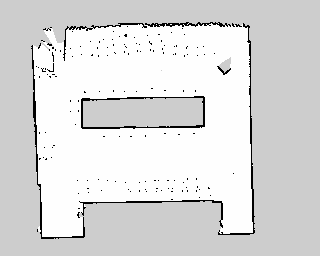
%> input picture exp_data/arrangement_I/map/map_I.pgm, 320 x 256 px; its folder holds only this picture in this run
$ octave SSM_online.m   (GNU Octave 9; MATLAB toolbox functions it lacks are replaced by stand-ins)
%> lines starting %> are read from the running program, lines starting %| are printed output that depends on the picture
clc
clear
close all

addpath("functions\")
addpath("mbss_locate\v2.0\localization_tools")
addpath("mbss_locate\v2.0\localization_tools\pair_angular_meths");

exp_folder = ".\exp_data\arrangement_I\"; % CHANGE THIS TO THE ADDRESS OF YOUR FOLDER
method = 'MVDR'; % GCC-PHAT

% 数据导入
image = imread(exp_folder+"map\map_I.pgm");
%> image is the input picture: size 256x320 uint8; min 0, max 254, mean 219.9
image = flipud(image(1:250, 1:300));
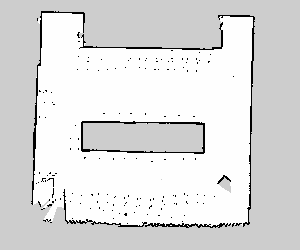
%> image: size 250x300 uint8; min 0, max 254, mean 221.2
resolution = 0.05; % occupancy map resolution, copied from yaml
origin = [-4.000000, -5.000000, 0.000000]; % occupancy map origin, copied from yaml
srcGroundTruth = [[0, -1.2, 0];[2.5, -1.2, 0];[5.0, -1.2, 0];[7.5, 0, 0];[7.5,  3.6, 0];[5.0,  4.8, 0];[2.5,  4.8, 0];[0,  4.8, 0];[-1.25, 3.6, 0];[ -1.25, 1.2, 0]];
% srcGroundTruth = [[1.25,  0.6, 0];[1.25,  -0.6, 0];[2.50,  0.6, 0];[2.50,  -0.6,  0];[3.74 , 0.6, 0];[3.74, -0.6, 0];[4.99, 0.6, 0];[4.99, -0.6, 0];[6.23, 0.6, 0];[6.23, -0.6, 0]];
srcGroundTruth(:,1) = (srcGroundTruth(:,1)-origin(1))/resolution;srcGroundTruth(:,2) = (srcGroundTruth(:,2)-origin(2))/resolution;
numObservations = 3; % number of considered DoA per time step, N
sigma = deg2rad(5); % standard deviation of delta theta
associatedRange = 3*sigma; % observation associated range, gamma

% Find all pixels with grayscale values greater than or equal to 250 (white, unoccupied)
[row, col] = find(image >= 250);
%> row = 35043 values from 14 to 227; col = 35043 values from 34 to 253
numCoords = length(row); % Calculate total number of coordinates
%> numCoords = 35043
% Randomly select 1/D of the coordinates (otherwise, too many particles causing clustering to freeze)
D = 9; % 9,16,25,36
indices = randsample(numCoords, floor(numCoords/(D))); % Generate random indices, approximately 0.15m*0.15m per particle on average
%> indices = 3893 values, max 35040 at index 1782, min 10 at index 1874, mean 17695.7
row = row(indices); % Select corresponding rows
%> row = 3893 values, max 226 at index 918, min 14 at index 1569, mean 128
col = col(indices); % Select corresponding columns
%> col = 3893 values, max 253 at index 667, min 34 at index 1874, mean 145.4

% Initialize particle filter parameters
numParticles = numel(row); % Number of particles equals the number of pixels found
%> numParticles = 3893

% DBSCAN clustering parameters
epsilon = 0.1/resolution; % Distance threshold used to define neighborhoods. If the distance between two points is less than or equal to epsilon, then these two points are considered neighbors.
MinPts = numParticles*0.1; % Quantity threshold used to define core points. If an epsilon-neighborhood of a point contains at least MinPts points (including the point itself), then this point is considered a core point.
%> MinPts = 389.3

c = 1/resolution; % cutoff distance 1m
p = 1; %  first order OSPA

merge_tresh = 0.5/resolution;

visualize = 0;

%> (the run ends here)
